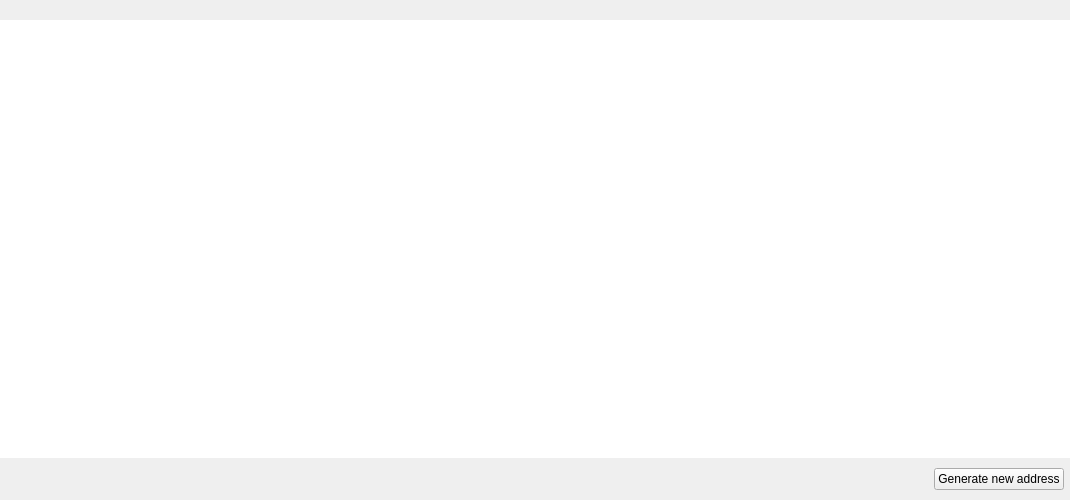
<?xml version="1.0" encoding="UTF-8"?>
<ui version="4.0">
 <class>MyAddressesFrame</class>
 <widget class="QFrame" name="MyAddressesFrame">
  <property name="geometry">
   <rect>
    <x>0</x>
    <y>0</y>
    <width>1070</width>
    <height>500</height>
   </rect>
  </property>
  <property name="windowTitle">
   <string>Frame</string>
  </property>
  <property name="frameShape">
   <enum>QFrame::NoFrame</enum>
  </property>
  <property name="frameShadow">
   <enum>QFrame::Plain</enum>
  </property>
  <layout class="QVBoxLayout" name="verticalLayout">
   <property name="spacing">
    <number>0</number>
   </property>
   <property name="leftMargin">
    <number>0</number>
   </property>
   <property name="topMargin">
    <number>0</number>
   </property>
   <property name="rightMargin">
    <number>0</number>
   </property>
   <property name="bottomMargin">
    <number>10</number>
   </property>
   <item>
    <layout class="QHBoxLayout" name="horizontalLayout_2">
     <property name="spacing">
      <number>0</number>
     </property>
     <property name="leftMargin">
      <number>6</number>
     </property>
     <property name="rightMargin">
      <number>6</number>
     </property>
    </layout>
   </item>
   <item>
    <spacer name="verticalSpacer">
     <property name="orientation">
      <enum>Qt::Vertical</enum>
     </property>
     <property name="sizeType">
      <enum>QSizePolicy::Fixed</enum>
     </property>
     <property name="sizeHint" stdset="0">
      <size>
       <width>20</width>
       <height>20</height>
      </size>
     </property>
    </spacer>
   </item>
   <item>
    <widget class="QTreeView" name="m_addressBookView">
     <property name="focusPolicy">
      <enum>Qt::NoFocus</enum>
     </property>
     <property name="contextMenuPolicy">
      <enum>Qt::CustomContextMenu</enum>
     </property>
     <property name="frameShape">
      <enum>QFrame::NoFrame</enum>
     </property>
     <property name="alternatingRowColors">
      <bool>true</bool>
     </property>
     <property name="selectionMode">
      <enum>QAbstractItemView::NoSelection</enum>
     </property>
     <property name="textElideMode">
      <enum>Qt::ElideMiddle</enum>
     </property>
     <property name="verticalScrollMode">
      <enum>QAbstractItemView::ScrollPerPixel</enum>
     </property>
     <property name="rootIsDecorated">
      <bool>false</bool>
     </property>
     <property name="itemsExpandable">
      <bool>false</bool>
     </property>
     <property name="expandsOnDoubleClick">
      <bool>false</bool>
     </property>
     <attribute name="headerStretchLastSection">
      <bool>false</bool>
     </attribute>
    </widget>
   </item>
   <item>
    <spacer name="verticalSpacer_2">
     <property name="orientation">
      <enum>Qt::Vertical</enum>
     </property>
     <property name="sizeType">
      <enum>QSizePolicy::Fixed</enum>
     </property>
     <property name="sizeHint" stdset="0">
      <size>
       <width>20</width>
       <height>10</height>
      </size>
     </property>
    </spacer>
   </item>
   <item>
    <layout class="QHBoxLayout" name="horizontalLayout">
     <property name="spacing">
      <number>0</number>
     </property>
     <property name="leftMargin">
      <number>6</number>
     </property>
     <property name="rightMargin">
      <number>6</number>
     </property>
     <item>
      <spacer name="horizontalSpacer">
       <property name="orientation">
        <enum>Qt::Horizontal</enum>
       </property>
       <property name="sizeType">
        <enum>QSizePolicy::MinimumExpanding</enum>
       </property>
       <property name="sizeHint" stdset="0">
        <size>
         <width>800</width>
         <height>20</height>
        </size>
       </property>
      </spacer>
     </item>
     <item>
      <widget class="QPushButton" name="m_addAddressButton">
       <property name="sizePolicy">
        <sizepolicy hsizetype="Preferred" vsizetype="Preferred">
         <horstretch>0</horstretch>
         <verstretch>0</verstretch>
        </sizepolicy>
       </property>
       <property name="text">
        <string>Generate new address</string>
       </property>
      </widget>
     </item>
    </layout>
   </item>
  </layout>
 </widget>
 <resources/>
 <connections>
  <connection>
   <sender>m_addAddressButton</sender>
   <signal>clicked()</signal>
   <receiver>MyAddressesFrame</receiver>
   <slot>addClicked()</slot>
   <hints>
    <hint type="sourcelabel">
     <x>53</x>
     <y>556</y>
    </hint>
    <hint type="destinationlabel">
     <x>436</x>
     <y>292</y>
    </hint>
   </hints>
  </connection>
  <connection>
   <sender>m_addressBookView</sender>
   <signal>customContextMenuRequested(QPoint)</signal>
   <receiver>MyAddressesFrame</receiver>
   <slot>contextMenu(QPoint)</slot>
   <hints>
    <hint type="sourcelabel">
     <x>436</x>
     <y>297</y>
    </hint>
    <hint type="destinationlabel">
     <x>436</x>
     <y>292</y>
    </hint>
   </hints>
  </connection>
 </connections>
 <slots>
  <slot>addClicked()</slot>
  <slot>contextMenu(QPoint)</slot>
 </slots>
</ui>
